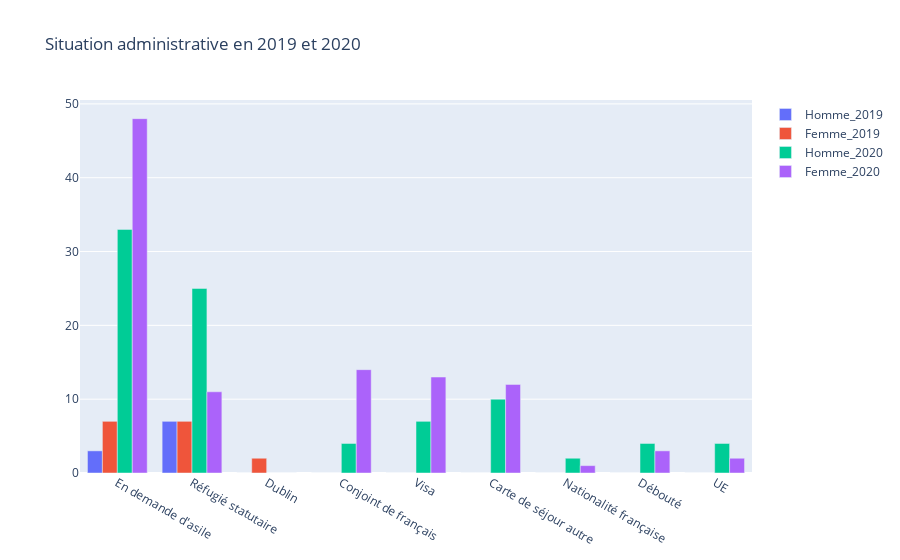

Notebook code for this chart:
### Code cell
'Situation administrative en 2019 et 2020'

### Figure 1 — Plotly figure (JSON) as saved in the notebook; plotly's stock layout.template omitted (floating-point values rounded to 4 significant figures)
{"data": [{"name": "Homme_2019", "type": "bar", "x": ["En demande d'asile", "Réfugié statutaire", "Dublin", "Conjoint de français", "Visa", "Carte de séjour autre", "Nationalité française", "Débouté", "UE", null, null, null, null, null, null, null, null, null, null, null, null, null, null, null, null, null, null, null, null, null, null, null, null, null, null, null, null, null, null, null, null, null, null, null], "y": [3, 7, 0, 0, 0, 0, 0, 0, 0, null, null, null, null, null, null, null, null, null, null, null, null, null, null, null, null, null, null, null, null, null, null, null, null, null, null, null, null, null, null, null, null, null, null, null]}, {"name": "Femme_2019", "type": "bar", "x": ["En demande d'asile", "Réfugié statutaire", "Dublin", "Conjoint de français", "Visa", "Carte de séjour autre", "Nationalité française", "Débouté", "UE", null, null, null, null, null, null, null, null, null, null, null, null, null, null, null, null, null, null, null, null, null, null, null, null, null, null, null, null, null, null, null, null, null, null, null], "y": [7, 7, 2, 0, 0, 0, 0, 0, 0, null, null, null, null, null, null, null, null, null, null, null, null, null, null, null, null, null, null, null, null, null, null, null, null, null, null, null, null, null, null, null, null, null, null, null]}, {"name": "Homme_2020", "type": "bar", "x": ["En demande d'asile", "Réfugié statutaire", "Dublin", "Conjoint de français", "Visa", "Carte de séjour autre", "Nationalité française", "Débouté", "UE", null, null, null, null, null, null, null, null, null, null, null, null, null, null, null, null, null, null, null, null, null, null, null, null, null, null, null, null, null, null, null, null, null, null, null], "y": [33, 25, 0, 4, 7, 10, 2, 4, 4, null, null, null, null, null, null, null, null, null, null, null, null, null, null, null, null, null, null, null, null, null, null, null, null, null, null, null, null, null, null, null, null, null, null, null]}, {"name": "Femme_2020", "type": "bar", "x": ["En demande d'asile", "Réfugié statutaire", "Dublin", "Conjoint de français", "Visa", "Carte de séjour autre", "Nationalité française", "Débouté", "UE", null, null, null, null, null, null, null, null, null, null, null, null, null, null, null, null, null, null, null, null, null, null, null, null, null, null, null, null, null, null, null, null, null, null, null], "y": [48, 11, 0, 14, 13, 12, 1, 3, 2, null, null, null, null, null, null, null, null, null, null, null, null, null, null, null, null, null, null, null, null, null, null, null, null, null, null, null, null, null, null, null, null, null, null, null]}], "layout": {"barmode": "group", "title": {"text": "Situation administrative en 2019 et 2020"}}}
